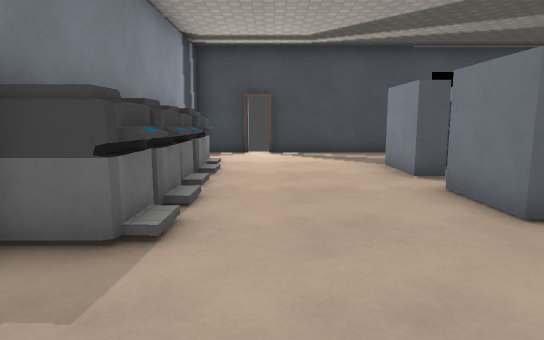
View 1 (above)

17 first-person views from a walk through a Godot game level. The camera is 1.2 m above the floor, tilts 8° down and sees 75° across. The floor is counted in squares, 1 m on a side. Each view is taken from the middle of a square. On the plan, view 1 faces up. The plan holds only what a view shows up to about 14 squares ahead; the rest is blank. Flat picture figures and markers are not drawn. Door leaves are left out where a doorway can be walked through. Some surface patterns are stand-ins.

View 2
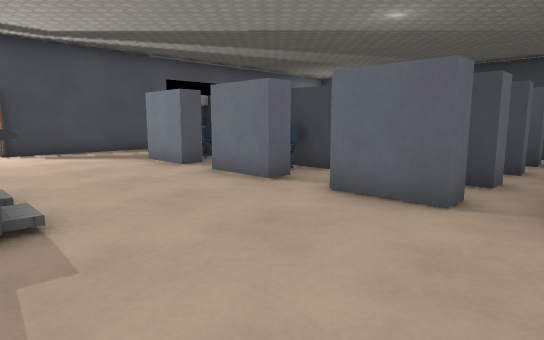

View 3
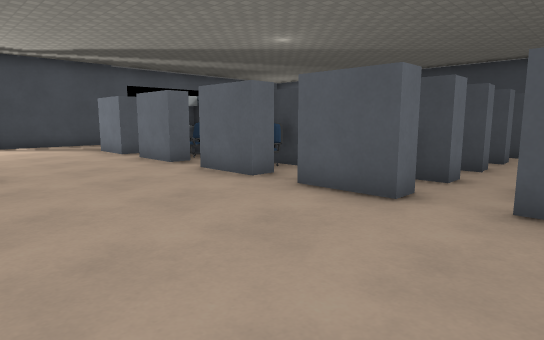

View 4
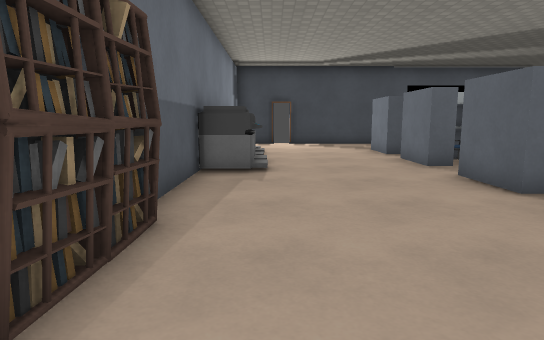

View 5
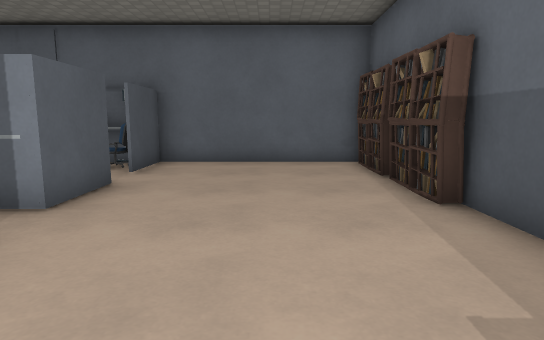

View 6
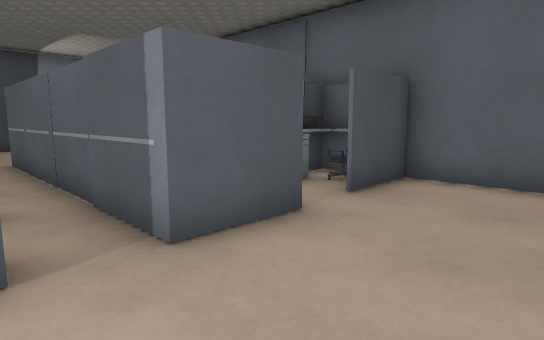

View 7
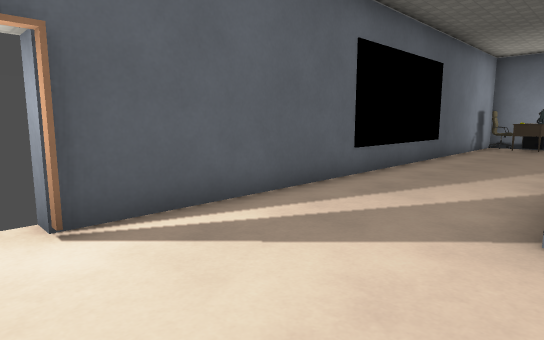

View 8
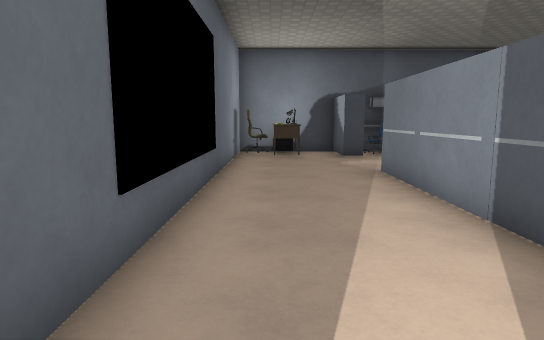

View 9
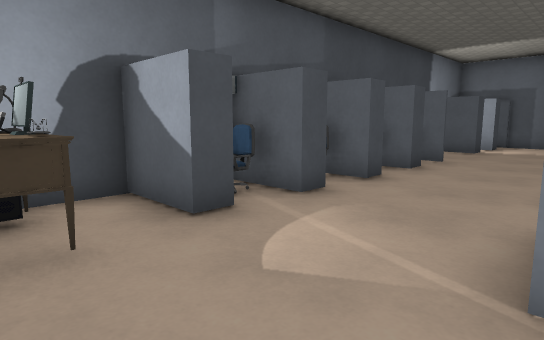

View 10
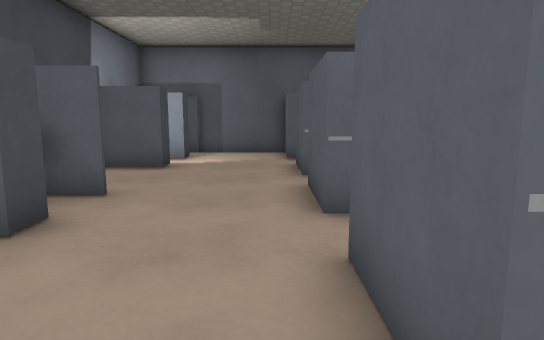

View 11
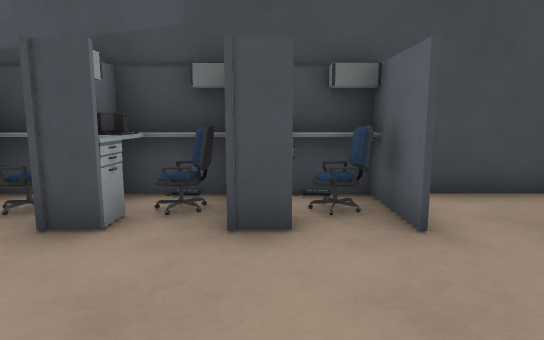

View 12
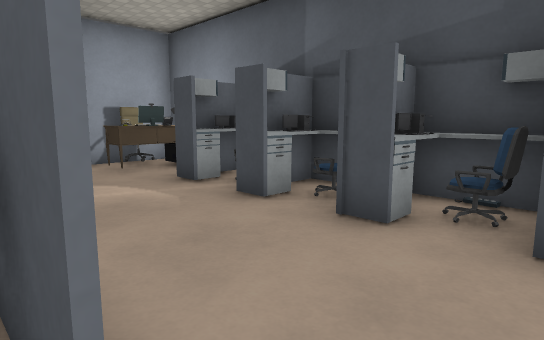

View 13
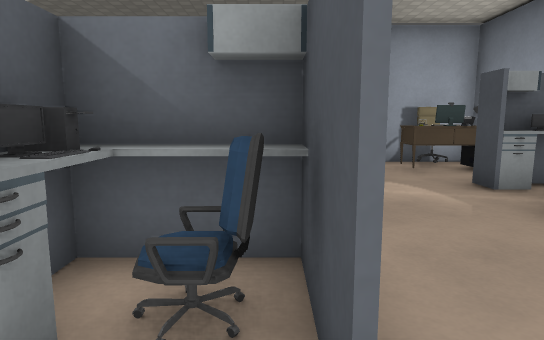

View 14
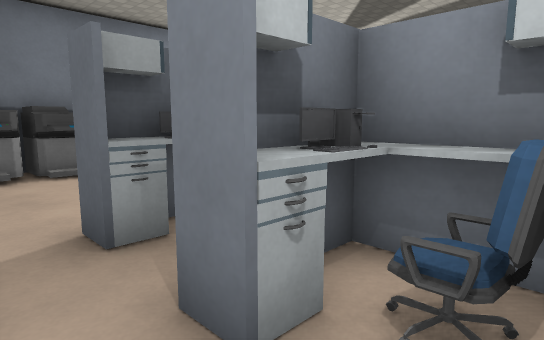

View 15
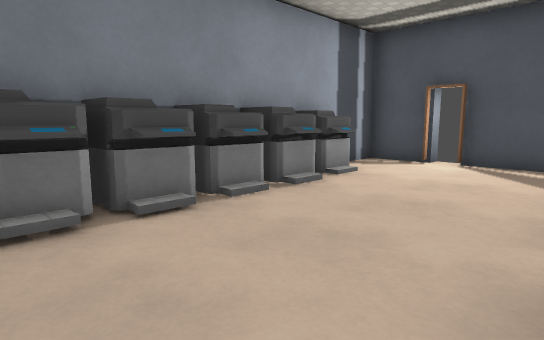

View 16
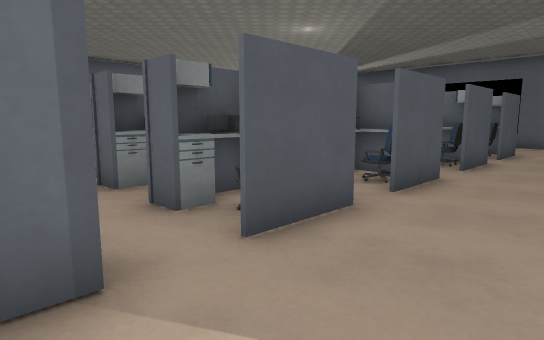

View 17
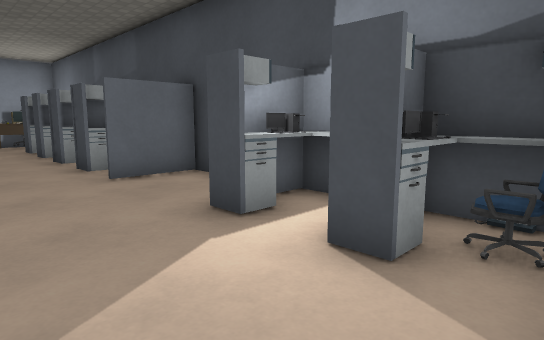

### Floor plan
Key: @ floor where view 1 was taken; # wall or solid block; . floor; D open door; ^ raised ledge; C chair; M monitor; K keyboard; O other object.
Columns run from 3 left of view 1 to 17 right of it. Each row starts with its distance up from view 1.
 13 ##DD###############
 12 #................####
 11 #.................###
 10 #^..................#
  9 #^....^ #######...###
  8 #^....  C     O....C#
  7 #^......      ....###
  6 #^....#########....C#
  5 #^....M MKC  #C...###
  4 #^........   ##....C#
  3 #^....... .   ....# #
  2 #.....  C     C....C#
  1 #.....## #### C...###
  0 #..@................#
 -1 #.....#########.....#
 -2 #.....       MO...###
 -3 #..................O#
 -4 #.........   .....###
 -5 #.....#CO      ....O#
 -6 #.....###     #...#C
 -7 #######       #####

Positions as (right, up) in squares from view 1, and headings:
1: (0, 0), facing up
2: (-2, -1), facing up-right
3: (-2, -5), facing up-right
4: (-1, -5), facing up
5: (0, 4), facing down
6: (0, 1), facing down-right
7: (-1, 9), facing up-right
8: (3, 12), facing right
9: (11, 12), facing down-right
10: (12, 7), facing down
11: (11, 3), facing right
12: (11, 3), facing up-right
13: (11, 3), facing up
14: (7, 3), facing up-left
15: (3, 3), facing up-left
16: (14, -5), facing up-left
17: (12, -6), facing up-right
